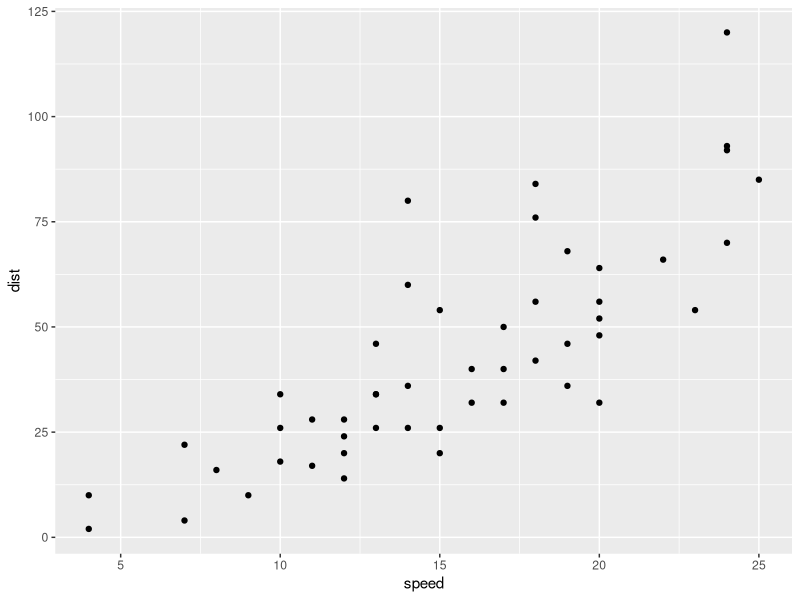
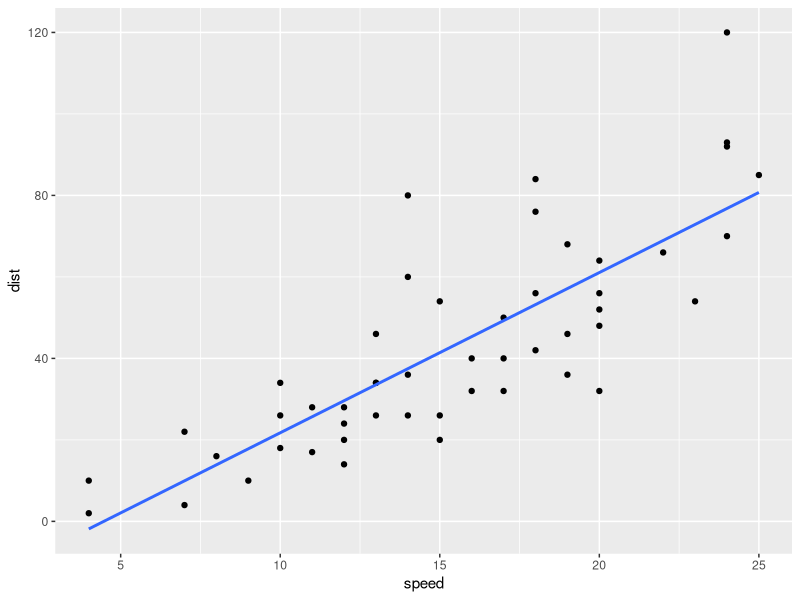
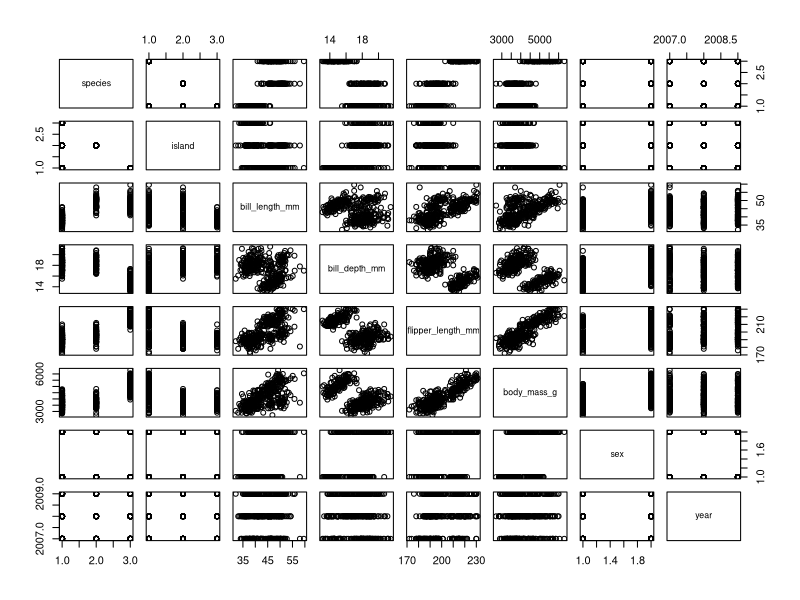
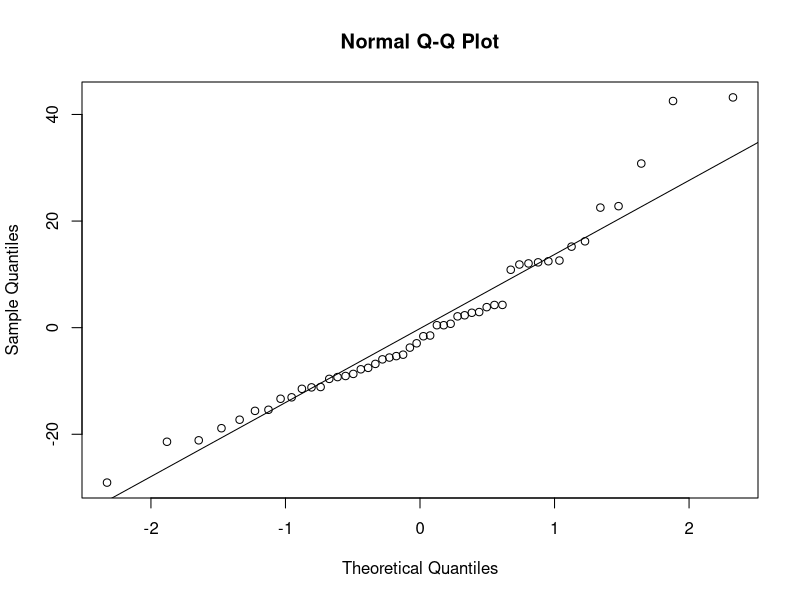
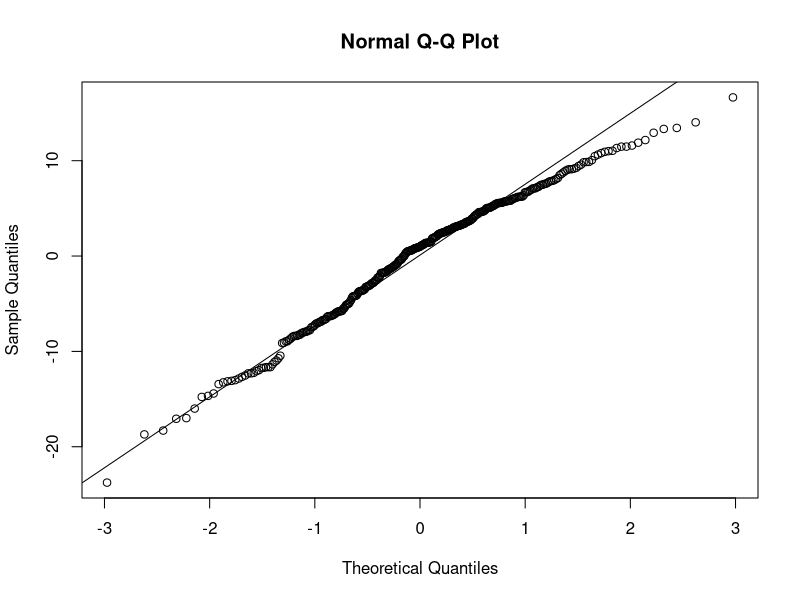

R code for these plots, in order:
## ---- chunk 1
library(tidyverse)
cars %>% 
  ggplot(aes(speed,dist)) +
  geom_point()


## ---- chunk 2
cars %>% 
  ggplot(aes(speed,dist)) +
  geom_point() +
  geom_smooth(method = "lm", se = F)
## ---- chunk 3
linear_model <- lm(dist~speed, data = cars)
## ---- chunk 4
linear_model
## ---- chunk 5
summary(linear_model)
## ---- chunk 6
1-pnorm(3.9324/0.4155)
## ---- chunk 7
library(palmerpenguins)
plot(penguins)
penguin_model <- lm(flipper_length_mm~body_mass_g, data = penguins)

## ---- chunk 8
residuals <- residuals(linear_model)
## ---- chunk 9
qqnorm(residuals)
qqline(residuals)
## ---- chunk 10
penguin_residuals <- residuals(penguin_model)
qqnorm(penguin_residuals)
qqline(penguin_residuals)
